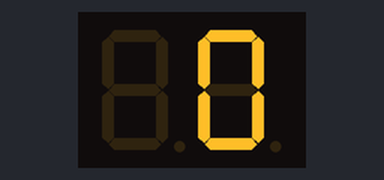
Recording of a sketch running on a simulated Arduino Mega 2560, built with avr-gcc and run on an emulated ATmega2560. Shown: 2-digit seven-segment display. Wiring (from diagram.json): 2-digit 7-segment display, segments lit when HIGH: segments pin 54, pin 55, pin 56, pin 57, pin 58, pin 59, pin 60, pin 61; digit selects pin 62, pin 63. The segment pins are drawn as the display they are named for.

Above: at 0.41 s.
At 5.18 s:
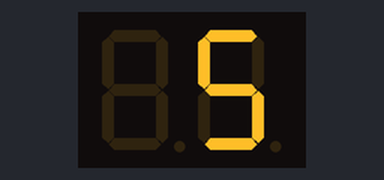
At 9.98 s:
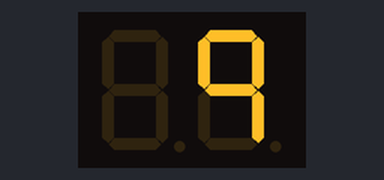
At 19.88 s:
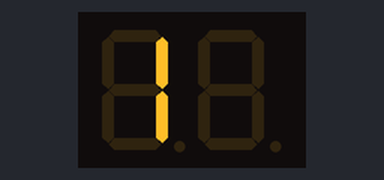
At 29.48 s:
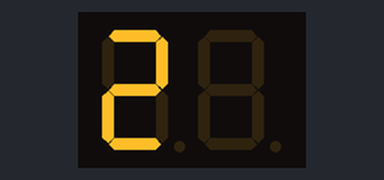
At 39.68 s:
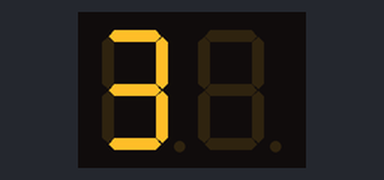

The sketch:

sketch.ino
```cpp
uint8_t data[]={0x3F, 0x06, 0x5B, 0x4F, 0x66, 0x6D, 0x7C, 0x07, 0x7F, 0x67};

void setup()
{
  volatile uint8_t *ddr;
  volatile uint8_t *out;
  uint8_t z=0;
  ddr=(uint8_t *)0x30;                 //Port F;
  *ddr=0xFF;
  ddr=(uint8_t *)0x107;                //Port K;
  *ddr=0x03;
 while(1)
 {

  for(uint8_t i=0; i<10; i++)
  {
    out=(uint8_t *)0x108;
    *out=0xFE;
    out=(uint8_t *)0x31;
    *out=data[z];
    delay(100);
     *out=0x00;
     out=(uint8_t *)0x108;
      *out=0xFD;
      out=(uint8_t *)0x31;
      *out=data[i];
      delay(100);
    *out=0x00;

    out=(uint8_t *)0x108;
    *out=0xFE;
    out=(uint8_t *)0x31;
    *out=data[z];
    delay(100);
     *out=0x00;
     out=(uint8_t *)0x108;
      *out=0xFD;
      out=(uint8_t *)0x31;
      *out=data[i];
      delay(100);
    *out=0x00;


    out=(uint8_t *)0x108;
    *out=0xFE;
    out=(uint8_t *)0x31;
    *out=data[z];
    delay(100);
     *out=0x00;
     out=(uint8_t *)0x108;
      *out=0xFD;
      out=(uint8_t *)0x31;
      *out=data[i];
      delay(100);
    *out=0x00;


    out=(uint8_t *)0x108;
    *out=0xFE;
    out=(uint8_t *)0x31;
    *out=data[z];
    delay(100);
     *out=0x00;
     out=(uint8_t *)0x108;
      *out=0xFD;
      out=(uint8_t *)0x31;
      *out=data[i];
      delay(100);
    *out=0x00;


    out=(uint8_t *)0x108;
    *out=0xFE;
    out=(uint8_t *)0x31;
    *out=data[z];
    delay(100);
     *out=0x00;
     out=(uint8_t *)0x108;
      *out=0xFD;
      out=(uint8_t *)0x31;
      *out=data[i];
      delay(100);
    *out=0x00;

  }
  if(z==9)
  {
    z=0;
    continue;
  }
  z++;

 }
}

void loop()
{

}
```
